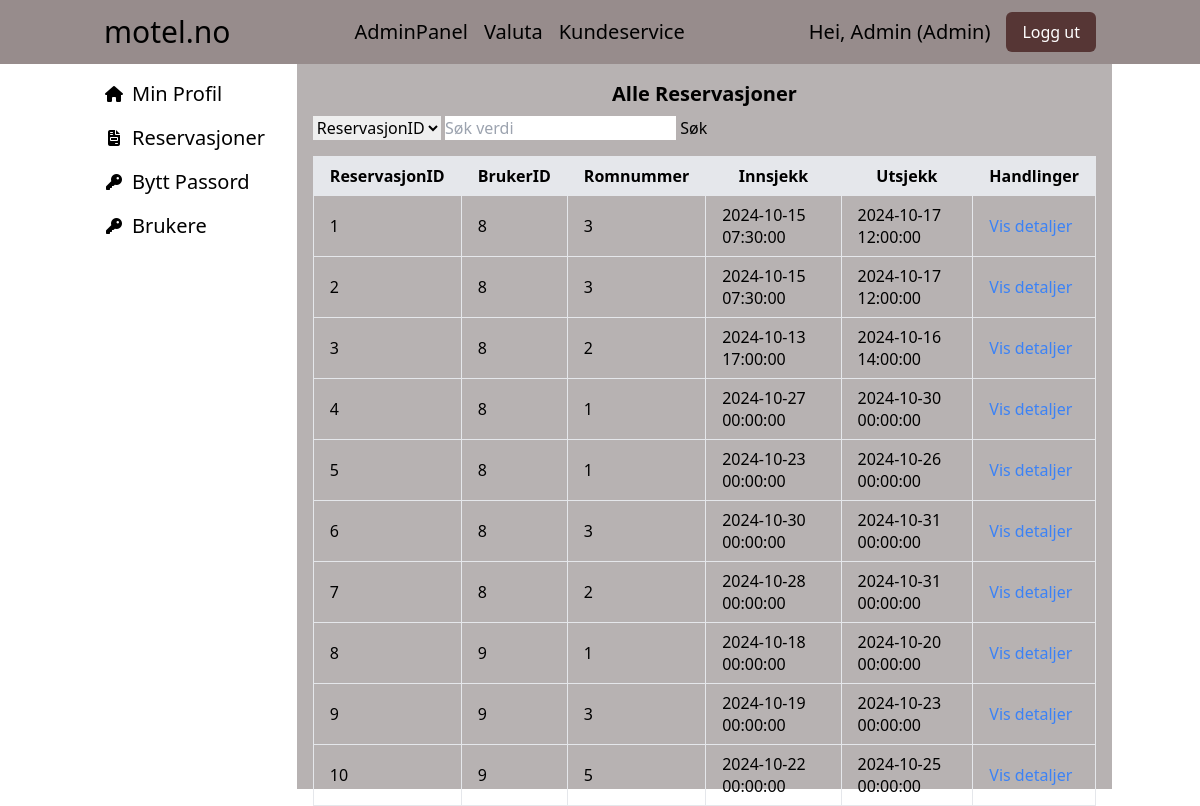
Screenshot of /Views/AdminPanel/AdminReservations.php (signed in) with the database file from the repository.
### tables this page shows
CREATE TABLE `Reservasjon` (
  `ReservasjonID` int(11) NOT NULL,
  `RomID` int(11) NOT NULL,
  `BrukerID` int(11) NOT NULL,
  `Innsjekk` datetime NOT NULL,
  `Utsjekk` datetime NOT NULL,
  `AntallPersoner` int(11) NOT NULL
);

### Includes/Components/AllReservations.php (the view, shortened to what this page needs)
<?php
include '../../Includes/utils/NoUserLoggedIn.php';
$search_value = isset($_GET['search_value']) ? $_GET['search_value'] : '';
$sql = "
    SELECT r.ReservasjonID, r.BrukerID, r.RomID, r.Innsjekk, r.Utsjekk, rt.RomTypeNavn
    FROM Reservasjon r
    JOIN RomID_RomType rid ON r.RomID = rid.RomID
    JOIN Romtype rt ON rid.RomtypeID = rt.RomtypeID
";
$stmt = $conn->prepare($sql);
$stmt->execute();
$result = $stmt->get_result();
?>
<html>
    <link rel="stylesheet" href="https://cdn.jsdelivr.net/npm/tailwindcss@2.2.19/dist/tailwind.min.css">
<div class="reservations-section">
    <h2 class="text-xl text-center font-semibold pb-2">Alle Reservasjoner</h2>
    <form method="GET" action="">
    <select name="search_column">
        <option value="ReservasjonID">ReservasjonID</option>
    </select>
    <input type="text" name="search_value" placeholder="Søk verdi" value="<?php echo htmlspecialchars($search_value); ?>">
    <button type="submit">Søk</button>
</form>
    <?php if ($result->num_rows > 0): ?>
    <table class="table-auto w-full border-collapse ">
        <thead>
            <tr class="bg-gray-200">
                <th class="border px-4 py-2">ReservasjonID</th>
                <th class="border px-4 py-2">BrukerID</th>
                <th class="border px-4 py-2">Romnummer</th>
                <th class="border px-4 py-2">Innsjekk</th>
                <th class="border px-4 py-2">Utsjekk</th>
                <th class="border px-4 py-2">Handlinger</th>
            </tr>
        </thead>
        <tbody>
            <?php while ($row = $result->fetch_assoc()): ?>
            <tr>
                <td class="border px-4 py-2"><?php echo htmlspecialchars($row['ReservasjonID']); ?></td>
                <td class="border px-4 py-2"><?php echo htmlspecialchars($row['BrukerID']); ?></td>
                <td class="border px-4 py-2"><?php echo htmlspecialchars($row['RomID']); ?></td>
                <td class="border px-4 py-2"><?php echo htmlspecialchars($row['Innsjekk']); ?></td>
                <td class="border px-4 py-2"><?php echo htmlspecialchars($row['Utsjekk']); ?></td>
                <td class="border px-4 py-2">
                    <a href="ReservationDetails.php?ReservasjonID=<?php echo $row['ReservasjonID']; ?>" class="text-blue-500 hover:underline">Vis detaljer</a>
                </td>
            </tr>
            <?php endwhile; ?>
        </tbody>
    </table>
    <?php else: ?>
    <p class="text-center">Ingen reservasjoner funnet.</p>
    <?php endif; ?>
</div>
</html>

### Includes/Layout/Navbar.php (shortened to what this page needs)
<head>
    <script src="https://cdn.tailwindcss.com"></script>
</head>
<nav class="bg-[#978c8c] w-full">
    <div class="container mx-auto flex items-center h-16 px-4 justify-between">
        <a href="/RomBooking-System-/">
            <h1 class="text-3xl">motel.no</h1>
        </a>
        <div class="text-xl">
            <ul class="flex gap-4">
                <li>
                    <a href="/RomBooking-System-/Views/AdminPanel/AdminPanel.php">AdminPanel</a>
                </li>
                <li>
                    <a href="#">Valuta</a>
                </li>
                <li>
                    <a href="#">Kundeservice</a>
                </li>
            </ul>
        </div>
        <div class="flex gap-4 items-center">
            <?php if (isset($_SESSION['loggedin']) && $_SESSION['loggedin'] === true): ?>
            <a href="/RomBooking-System-/Views/Users/UserPanel.php" class="text-xl"> Hei,
                <?php echo ucfirst($_SESSION['UserName'])
                    ?>
                <?php
                    if ($_SESSION['RolleID'] == 2) {
                        echo "(Admin)";
                    };
                    ?>
            </a> <a href="/RomBooking-System-/Views/Users/Logout.php"
                class="bg-[#563635] text-white p-2 px-4 rounded-md">
                Logg ut
            </a>
            <?php endif; ?>
        </div>
    </div>
</nav>

### Views/AdminPanel/AdminReservations.php
<?php include('../../Includes/Layout/Navbar.php'); ?>
<div class="min-h-[85vh] container mx-auto">
    <div class="flex h-[90%]">
        <?php include('../../Includes/Layout/SidebarAdminPanel.php'); ?>
        <div class="bg-[#B7B2B2] w-full p-4">
            <?php include("../../Includes/Components/AllReservations.php") ?>
        </div>
    </div>
</div>

### Includes/Layout/SideBarAdminPanel.php (shortened to what this page needs)
<nav class="w-1/4 flex flex-col gap-4 font-medium p-4">
    <a href="/RomBooking-System-/Views/AdminPanel/AdminPanel.php" class="flex gap-2 hover:bg-gray-200 rounded-md">
        <i class="text-center fa-solid fa-house h-full flex justify-center items-center w-5"></i><span
            class="text-xl">Min Profil</span>
    </a>
    <a href="/RomBooking-System-/Views/AdminPanel/AdminReservations.php"
        class="flex gap-2 hover:bg-gray-200 rounded-md">
        <i class="fa-solid fa-file-invoice h-full flex justify-center items-center w-5"></i><span class="text-xl">
            Reservasjoner</span>
    </a>
    <a href="/RomBooking-System-/Views/Users/ChangePassword.php" class="flex gap-2 hover:bg-gray-200 rounded-md">
        <i class="fa-solid fa-key h-full flex justify-center items-center w-5"></i><span class="text-xl">Bytt
            Passord</span>
    </a>
    <a href="#" class="flex gap-2 hover:bg-gray-200 rounded-md">
        <i class="fa-solid fa-key h-full flex justify-center items-center w-5"></i><span class="text-xl">Brukere</span>
    </a>
</nav>

### Includes/Layout/Navbar.php (style rules this page uses)
html { overflow-y: scroll; }

### rows the page displays
reservasjon: ReservasjonID "1", BrukerID "8", RomID "3", Innsjekk "2024-10-15 07:30:00", Utsjekk "2024-10-17 12:00:00"
reservasjon: ReservasjonID "2", BrukerID "8", RomID "3", Innsjekk "2024-10-15 07:30:00", Utsjekk "2024-10-17 12:00:00"
reservasjon: ReservasjonID "3", BrukerID "8", RomID "2", Innsjekk "2024-10-13 17:00:00", Utsjekk "2024-10-16 14:00:00"
reservasjon: ReservasjonID "4", BrukerID "8", RomID "1", Innsjekk "2024-10-27 00:00:00", Utsjekk "2024-10-30 00:00:00"
reservasjon: ReservasjonID "5", BrukerID "8", RomID "1", Innsjekk "2024-10-23 00:00:00", Utsjekk "2024-10-26 00:00:00"
reservasjon: ReservasjonID "6", BrukerID "8", RomID "3", Innsjekk "2024-10-30 00:00:00", Utsjekk "2024-10-31 00:00:00"
reservasjon: ReservasjonID "7", BrukerID "8", RomID "2", Innsjekk "2024-10-28 00:00:00", Utsjekk "2024-10-31 00:00:00"
reservasjon: ReservasjonID "8", BrukerID "9", RomID "1", Innsjekk "2024-10-18 00:00:00", Utsjekk "2024-10-20 00:00:00"
reservasjon: ReservasjonID "9", BrukerID "9", RomID "3", Innsjekk "2024-10-19 00:00:00", Utsjekk "2024-10-23 00:00:00"
reservasjon: ReservasjonID "10", BrukerID "9", RomID "5", Innsjekk "2024-10-22 00:00:00", Utsjekk "2024-10-25 00:00:00"

### other values shown
$_SESSION['UserName'] "Admin"
